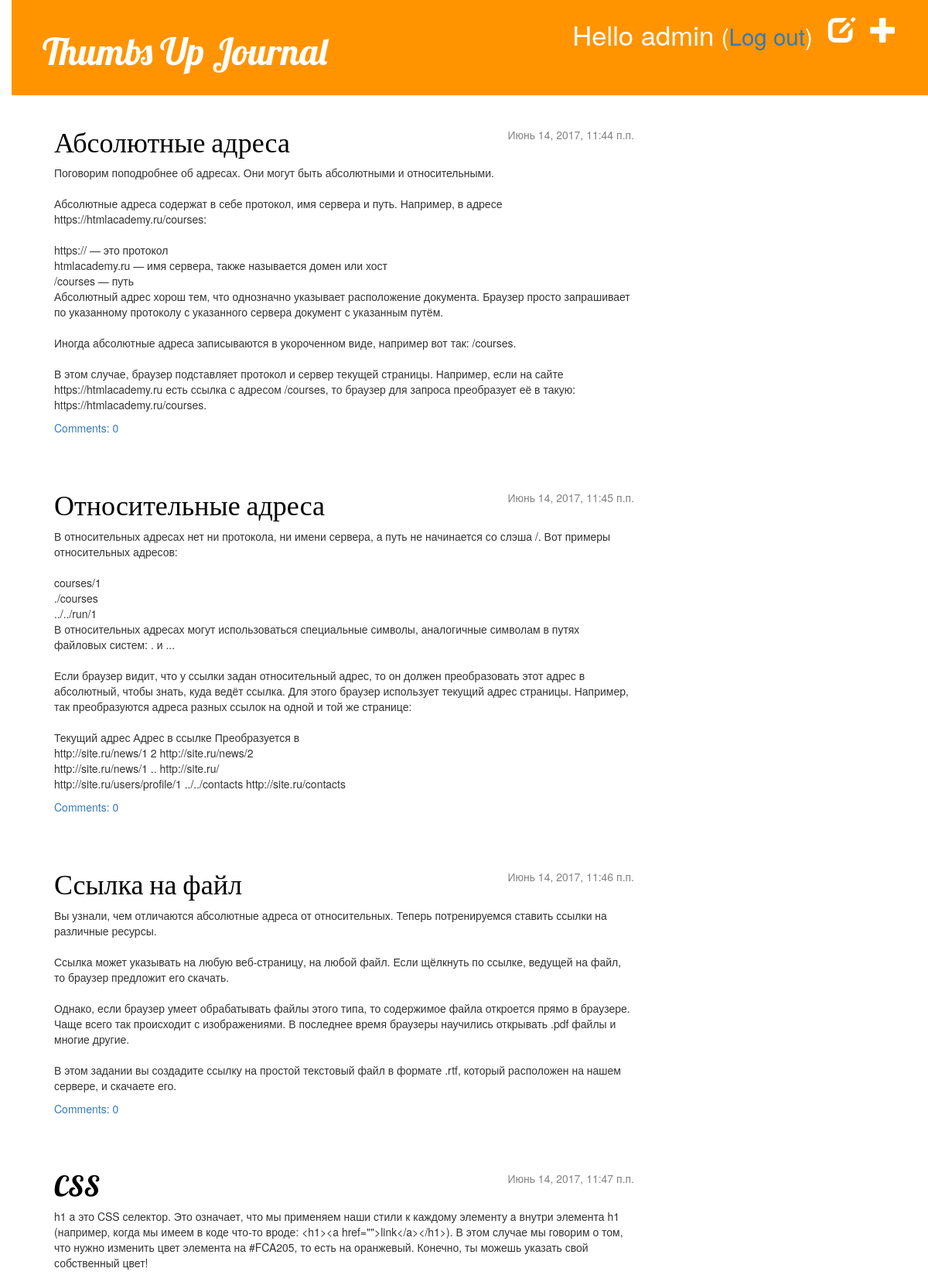
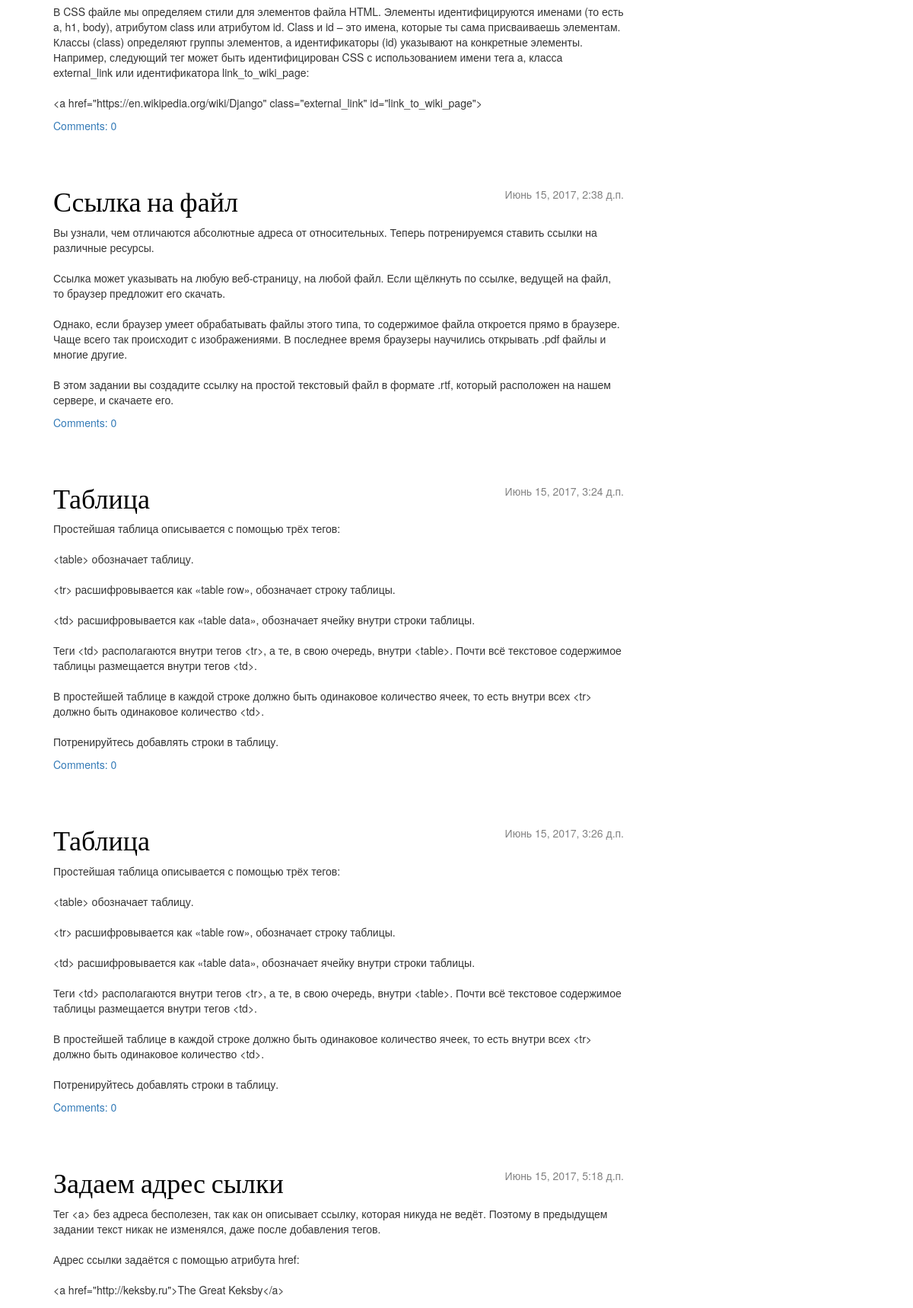
The app's page / (signed in, upper part) with its own data (2 pictures, top to bottom).
### blog/models.py (models this page shows, shortened)
class Post(models.Model):
    author = models.ForeignKey('auth.User')
    title = models.CharField(max_length=200)
    text = models.TextField()
    created_date = models.DateTimeField(
            default=timezone.now)
    published_date = models.DateTimeField(
            blank=True, null=True)

### blog/views.py (the view)
# urls.py: url(r'^$', views.post_list, name='post_list'),
def post_list(request):
    posts = Post.objects.filter(published_date__lte=timezone.now()).order_by('published_date')
    return render(request, "blog/post_list.html", {'posts': posts})

### blog/templates/blog/post_list.html
{% extends 'blog/base.html' %}
{% block content %}
{% for post in posts %}
        <div class="post">
            <div class="date">
                {{ post.published_date }}
            </div>
            <h1><a href="{% url 'post_detail' pk=post.pk %}">{{ post.title }}</a></h1>
            <p>{{ post.text|linebreaksbr }}</p>
            <a href="{% url 'post_detail' pk=post.pk %}">Comments: {{ post.comments.count }}</a>
        </div>
{% endfor %}
{% endblock content %}

### blog/templates/blog/base.html (shortened to what this page needs)
{% load staticfiles %}
    <html>
        <head>
            <link rel="stylesheet" href="//maxcdn.bootstrapcdn.com/bootstrap/3.2.0/css/bootstrap.min.css">
            <link rel="stylesheet" href="//maxcdn.bootstrapcdn.com/bootstrap/3.2.0/css/bootstrap-theme.min.css">
            <link rel="stylesheet" href="{% static 'css/blog.css' %}">
        </head>
        <body>
        <div class="page-header">
            {% if user.is_authenticated %}
                <a href="{% url 'post_new' %}" class="top-menu"><span class="glyphicon glyphicon-plus"></span></a>
                <a href="{% url 'post_draft_list' %}" class="top-menu"><span class="glyphicon glyphicon-edit"></span></a>
                <p class="top-menu">Hello {{ user.username }} <small>(<a href="{% url 'logout' %}">Log out</a>)</small></p>
            {% else %}
            <a href="{% url 'login' %}" class="top-menu"><span class="glyphicon glyphicon-lock"></span></a>
            {% endif %}
            <h1><a href="/">Thumbs Up Journal</a></h1>
        </div>
        <div class="content container">
            <div class="row">
                <div class="col-md-8">
                {% block content %}
                {% endblock %}
                </div>
            </div>
        </div>
        </body>
    </html>

### blog/static/css/blog.css (style rules this page uses)
h1 a { color: #FCA205; font-family: 'Lobster'; }
body { padding-left: 15px; }
.page-header { background-color: #ff9400; margin-top: 0; padding: 20px 20px 20px 40px; }
.page-header h1, .page-header h1 a, .page-header h1 a:visited, .page-header h1 a:active { color: #ffffff; font-size: 36pt; text-decoration: none; }
.content { margin-left: 40px; }
h1, h2, h3, h4 { font-family: 'Lobster', cursive; }
.date { float: right; color: #828282; }
.top-menu, .top-menu:hover, .top-menu:visited { color: #ffffff; float: right; font-size: 26pt; margin-right: 20px; }
.post { margin-bottom: 70px; }
.post h1 a, .post h1 a:visited { color: #000000; }

### records on screen
Post: published_date "Июнь 14, 2017, 11:44 п.п.", title "Абсолютные адреса", text "Поговорим поподробнее об адресах. Они могут быть абсолютными и относительными. Абсолютные адреса содержат в себе протокол, имя сервера и путь. Например, в адресе https://htmlacademy.ru/courses: https:// — это протокол htmlacademy.ru — имя сервера, также называется домен или хост /courses — путь Абсолютный адрес хорош тем, что однозначно указывает расположение документа. Браузер просто запрашивает по указанному протоколу с указанного сервера документ с указанным путём. Иногда абсолютные адреса записываются в укороченном виде, например вот так: /courses. В этом случае, браузер подставляет протокол и сервер текущей страницы. Например, если на сайте https://htmlacademy.ru есть ссылка с адресом…", comments.count "0"
Post: published_date "Июнь 14, 2017, 11:45 п.п.", title "Относительные адреса", text "В относительных адресах нет ни протокола, ни имени сервера, а путь не начинается со слэша /. Вот примеры относительных адресов: courses/1 ./courses ../../run/1 В относительных адресах могут использоваться специальные символы, аналогичные символам в путях файловых систем: . и ... Если браузер видит, что у ссылки задан относительный адрес, то он должен преобразовать этот адрес в абсолютный, чтобы знать, куда ведёт ссылка. Для этого браузер использует текущий адрес страницы. Например, так преобразуются адреса разных ссылок на одной и той же странице: Текущий адрес Адрес в ссылке Преобразуется в http://site.ru/news/1 2 http://site.ru/news/2 http://site.ru/news/1 .. http://site.ru/…", comments.count "0"
Post: published_date "Июнь 14, 2017, 11:46 п.п.", title "Ссылка на файл", text "Вы узнали, чем отличаются абсолютные адреса от относительных. Теперь потренируемся ставить ссылки на различные ресурсы. Ссылка может указывать на любую веб-страницу, на любой файл. Если щёлкнуть по ссылке, ведущей на файл, то браузер предложит его скачать. Однако, если браузер умеет обрабатывать файлы этого типа, то содержимое файла откроется прямо в браузере. Чаще всего так происходит с изображениями. В последнее время браузеры научились открывать .pdf файлы и многие другие. В этом задании вы создадите ссылку на простой текстовый файл в формате .rtf, который расположен на нашем сервере, и скачаете его.", comments.count "0"
Post: published_date "Июнь 14, 2017, 11:47 п.п.", title "CSS", text "h1 a это CSS селектор. Это означает, что мы применяем наши стили к каждому элементу a внутри элемента h1 (например, когда мы имеем в коде что-то вроде: <h1><a href=\"\">link</a></h1>). В этом случае мы говорим о том, что нужно изменить цвет элемента на #FCA205, то есть на оранжевый. Конечно, ты можешь указать свой собственный цвет! В CSS файле мы определяем стили для элементов файла HTML. Элементы идентифицируются именами (то есть a, h1, body), атрибутом class или атрибутом id. Class и id – это имена, которые ты сама присваиваешь элементам. Классы (сlass) определяют группы элементов, а идентификаторы (id) указывают на конкретные элементы. Например, следующий тег может быть идентифицирован CSS…", comments.count "0"
Post: published_date "Июнь 15, 2017, 2:38 д.п.", title "Ссылка на файл", text "Вы узнали, чем отличаются абсолютные адреса от относительных. Теперь потренируемся ставить ссылки на различные ресурсы. Ссылка может указывать на любую веб-страницу, на любой файл. Если щёлкнуть по ссылке, ведущей на файл, то браузер предложит его скачать. Однако, если браузер умеет обрабатывать файлы этого типа, то содержимое файла откроется прямо в браузере. Чаще всего так происходит с изображениями. В последнее время браузеры научились открывать .pdf файлы и многие другие. В этом задании вы создадите ссылку на простой текстовый файл в формате .rtf, который расположен на нашем сервере, и скачаете его.", comments.count "0"
Post: published_date "Июнь 15, 2017, 3:24 д.п.", title "Таблица", text "Простейшая таблица описывается с помощью трёх тегов: <table> обозначает таблицу. <tr> расшифровывается как «table row», обозначает строку таблицы. <td> расшифровывается как «table data», обозначает ячейку внутри строки таблицы. Теги <td> располагаются внутри тегов <tr>, а те, в свою очередь, внутри <table>. Почти всё текстовое содержимое таблицы размещается внутри тегов <td>. В простейшей таблице в каждой строке должно быть одинаковое количество ячеек, то есть внутри всех <tr> должно быть одинаковое количество <td>. Потренируйтесь добавлять строки в таблицу.", comments.count "0"
Post: published_date "Июнь 15, 2017, 3:26 д.п.", title "Таблица", text "Простейшая таблица описывается с помощью трёх тегов: <table> обозначает таблицу. <tr> расшифровывается как «table row», обозначает строку таблицы. <td> расшифровывается как «table data», обозначает ячейку внутри строки таблицы. Теги <td> располагаются внутри тегов <tr>, а те, в свою очередь, внутри <table>. Почти всё текстовое содержимое таблицы размещается внутри тегов <td>. В простейшей таблице в каждой строке должно быть одинаковое количество ячеек, то есть внутри всех <tr> должно быть одинаковое количество <td>. Потренируйтесь добавлять строки в таблицу.", comments.count "0"
Post: published_date "Июнь 15, 2017, 5:18 д.п.", title "Задаем адрес сылки", text "Тег <a> без адреса бесполезен, так как он описывает ссылку, которая никуда не ведёт. Поэтому в предыдущем задании текст никак не изменялся, даже после добавления тегов. Адрес ссылки задаётся с помощью атрибута href: <a href=\"http://keksby.ru\">The Great Keksby</a>"

### other values on screen
{{ user.username }} "admin"
